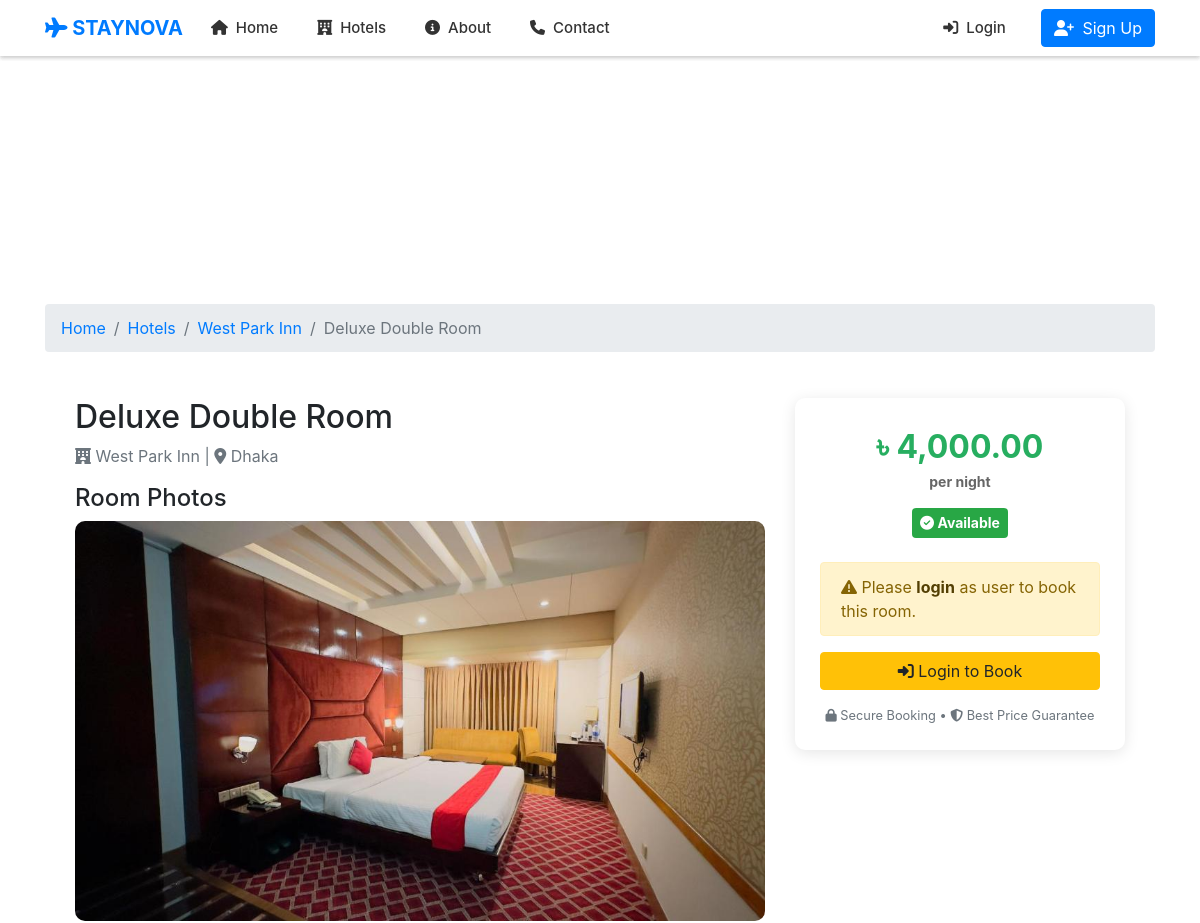
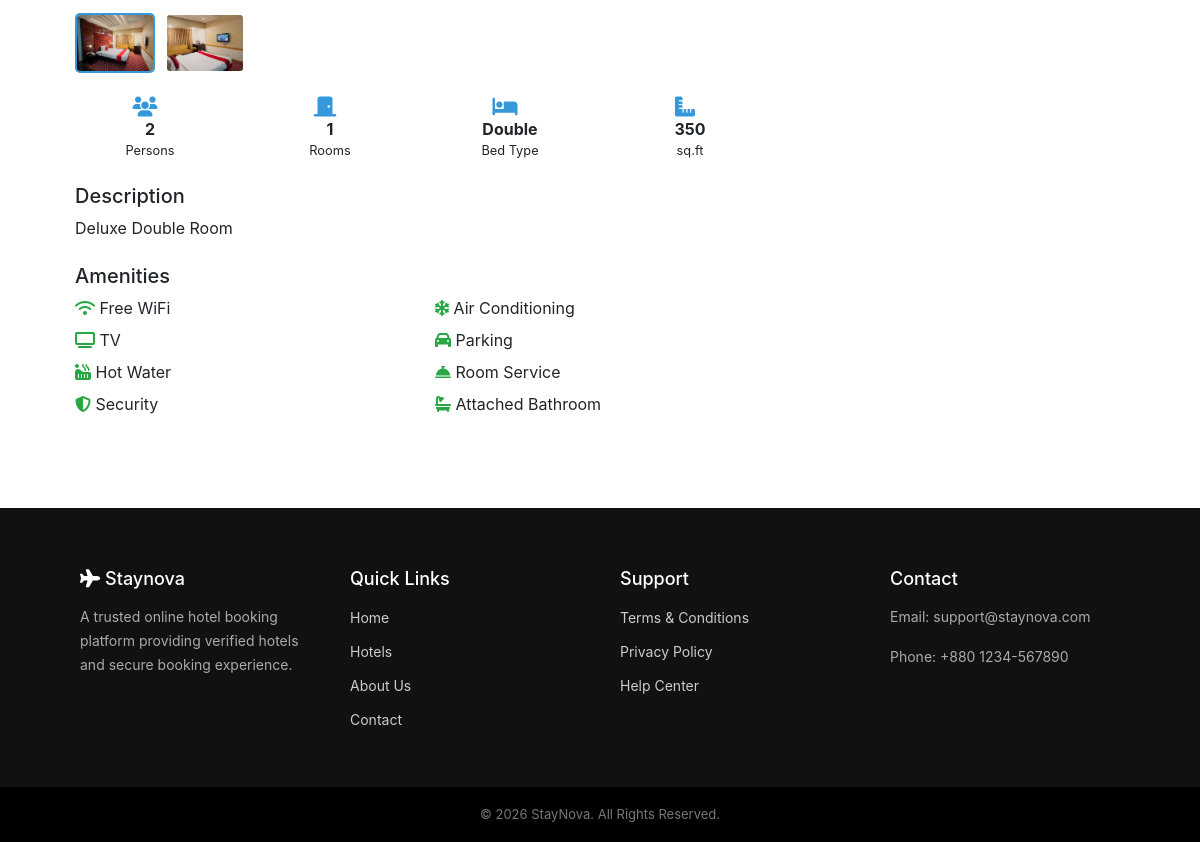
The app's page /hotel/room_details.php?room_id=9&hotel_id=21 with its own data (2 pictures, top to bottom).
### tables this page shows
CREATE TABLE `rooms` (
  `id` int(11) NOT NULL,
  `hotel_id` int(11) NOT NULL,
  `room_title` varchar(200) NOT NULL,
  `description` text DEFAULT NULL,
  `capacity` int(11) DEFAULT 2,
  `room_count` int(11) DEFAULT 1,
  `price_per_night` decimal(10,2) NOT NULL,
  `discount_price` decimal(10,2) DEFAULT NULL,
  `created_at` timestamp NOT NULL DEFAULT current_timestamp(),
  `is_active` tinyint(1) DEFAULT 1,
  `active` tinyint(1) DEFAULT 1,
  `image` varchar(255) DEFAULT NULL
);

CREATE TABLE `hotels` (
  `id` int(11) NOT NULL,
  `hotel_name` varchar(200) DEFAULT NULL,
  `title` varchar(200) DEFAULT NULL,
  `location` varchar(200) DEFAULT NULL,
  `price` int(11) DEFAULT NULL,
  `description` text DEFAULT NULL,
  `image` varchar(255) DEFAULT NULL,
  `status` enum('pending','approved','off','rejected') DEFAULT 'pending',
  `created_at` timestamp NOT NULL DEFAULT current_timestamp(),
  `owner_id` int(11) DEFAULT NULL,
  `rooms` int(11) DEFAULT 1,
  `capacity` int(11) DEFAULT 2,
  `booked_dates` text DEFAULT '[]',
  `capacity_per_room` int(11) DEFAULT 2,
  `total_rooms` int(11) DEFAULT 1
);

CREATE TABLE `room_images` (
  `id` int(11) NOT NULL,
  `room_id` int(11) NOT NULL,
  `image_url` varchar(255) NOT NULL,
  `is_primary` tinyint(1) DEFAULT 0,
  `created_at` timestamp NOT NULL DEFAULT current_timestamp()
);

CREATE TABLE `amenities` (
  `id` int(11) NOT NULL,
  `name` varchar(100) NOT NULL,
  `icon` varchar(50) DEFAULT NULL
);

### hotel/room_details.php (the view, shortened to what this page needs)
<?php
include "../header.php";
$room_id = intval($_GET['room_id']);
$room_sql = "SELECT r.*, h.hotel_name, h.location, h.description as hotel_desc,
             u.name as owner_name, u.phone as owner_phone
             FROM rooms r
             JOIN hotels h ON r.hotel_id = h.id
             JOIN users u ON h.owner_id = u.id
             WHERE r.id = $room_id AND r.active = 1";
$room_result = mysqli_query($conn, $room_sql);
$room = mysqli_fetch_assoc($room_result);
$amenities_sql = "
    SELECT a.name, a.icon
    FROM amenities a
    JOIN room_amenities ra ON a.id = ra.amenity_id
    WHERE ra.room_id = $room_id
";
$amenities_result = mysqli_query($conn, $amenities_sql);
$images_sql = "SELECT * FROM room_images WHERE room_id = '$room_id' ORDER BY is_primary DESC";
$images_result = mysqli_query($conn, $images_sql);
$images = [];
while ($img = mysqli_fetch_assoc($images_result)) {
    $images[] = $img;
}
?>
<!DOCTYPE html>
<html>
<head>
    <link rel="stylesheet" href="https://stackpath.bootstrapcdn.com/bootstrap/4.5.2/css/bootstrap.min.css">
    <link rel="stylesheet" href="https://cdnjs.cloudflare.com/ajax/libs/font-awesome/6.4.0/css/all.min.css">
    <link rel="stylesheet" href="../style.css">
    <?php include "../header.php"; ?>
</head>
<body>
    <?php include "../header.php"; ?>
    <div class="container room-container mt-4">
        <nav aria-label="breadcrumb">
            <ol class="breadcrumb">
                <li class="breadcrumb-item"><a href="../index.php">Home</a></li>
                <li class="breadcrumb-item"><a href="hotel_list.php">Hotels</a></li>
                <li class="breadcrumb-item"><a href="hotel_details.php?id=<?php echo $room['hotel_id']; ?>">
                        <?php echo $room['hotel_name']; ?>
                    </a></li>
                <li class="breadcrumb-item active"><?php echo $room['room_title']; ?></li>
            </ol>
        </nav>
        <div class="room-header">
            <div class="row">
                <div class="col-md-8">
                    <h2><?php echo $room['room_title']; ?></h2>
                    <p class="text-muted">
                        <i class="fas fa-hotel"></i> <?php echo $room['hotel_name']; ?> |
                        <i class="fas fa-map-marker-alt"></i> <?php echo $room['location']; ?>
                    </p>
                    <?php if (count($images) > 0): ?>
                        <div class="mb-4">
                            <h4>Room Photos</h4>
                            <div class="image-slider">
                                <img id="mainImage" src="../uploads/rooms/<?php echo $images[0]['image_url']; ?>"
                                    class="main-image" alt="Room Image" onerror="this.src='../assets/img/default.jpg'">
                                <?php if (count($images) > 1): ?>
                                    <div class="thumbnail-container">
                                        <?php foreach ($images as $index => $image): ?>
                                            <img src="../uploads/rooms/<?php echo $image['image_url']; ?>"
                                                class="thumbnail <?php echo $index == 0 ? 'active' : ''; ?>"
                                                alt="Thumbnail <?php echo $index + 1; ?>" onclick="changeImage(this.src)"
                                                onerror="this.src='../assets/img/default.jpg'">
                                        <?php endforeach; ?>
                                    </div>
                                <?php endif; ?>
                            </div>
                        </div>
                    <?php endif; ?>
                    <div class="row mb-4">
                        <div class="col-6 col-md-3">
                            <div class="text-center">
                                <div class="amenity-icon">
                                    <i class="fas fa-users"></i>
                                </div>
                                <div><strong><?php echo $room['capacity']; ?></strong></div>
                                <small>Persons</small>
                            </div>
                        </div>
                        <div class="col-6 col-md-3">
                            <div class="text-center">
                                <div class="amenity-icon">
                                    <i class="fas fa-door-closed"></i>
                                </div>
                                <div><strong><?php echo $room['room_count']; ?></strong></div>
                                <small>Rooms</small>
                            </div>
                        </div>
                        <div class="col-6 col-md-3">
                            <div class="text-center">
                                <div class="amenity-icon">
                                    <i class="fas fa-bed"></i>
                                </div>
                                <div><strong>Double</strong></div>
                                <small>Bed Type</small>
                            </div>
                        </div>
                        <div class="col-6 col-md-3">
                            <div class="text-center">
                                <div class="amenity-icon">
                                    <i class="fas fa-ruler-combined"></i>
                                </div>
                                <div><strong>350</strong></div>
                                <small>sq.ft</small>
                            </div>
                        </div>
                    </div>
                    <?php if (!empty($room['description'])): ?>
                        <div class="mb-4">
                            <h5>Description</h5>
                            <p><?php echo nl2br(htmlspecialchars($room['description'])); ?></p>
                        </div>
                    <?php endif; ?>
                    <?php if (mysqli_num_rows($amenities_result) > 0): ?>
                        <div class="mb-4">
                            <h5>Amenities</h5>
                            <div class="row">
                                <?php while ($am = mysqli_fetch_assoc($amenities_result)): ?>
                                    <div class="col-md-6 mb-2">
                                        <i class="fas <?php echo $am['icon']; ?> text-success"></i>
                                        <?php echo $am['name']; ?>
                                    </div>
                                <?php endwhile; ?>
                            </div>
                        </div>
                    <?php endif; ?>
                </div>
                <div class="col-md-4">
                    <div class="booking-card">
                        <div class="price-display text-center mb-3">
                            <?php if (
                                !empty($room['discount_price'])
                                && $room['discount_price'] > 0
                                && $room['discount_price'] < $room['price_per_night']
                            ): ?>
                                <div style="font-size:18px; color:#999; text-decoration: line-through;">
                                    ৳ <?php echo number_format($room['price_per_night'], 2); ?>
                                </div>
                                <div style="font-size:32px; font-weight:bold; color:#27ae60;">
                                    ৳ <?php echo number_format($room['discount_price'], 2); ?>
                                </div>
                            <?php else: ?>
                                <div style="font-size:32px; font-weight:bold; color:#27ae60;">
                                    ৳ <?php echo number_format($room['price_per_night'], 2); ?>
                                </div>
                            <?php endif; ?>
                            <div style="font-size:14px; color:#666;">per night</div>
                        </div>
                        <div class="text-center mb-4">
                            <div class="badge badge-success p-2" style="font-size: 14px;">
                                <i class="fas fa-check-circle"></i> Available
                            </div>
                        </div>
                        <?php if (isset($_SESSION['user_id']) && $_SESSION['role'] == 'user'): ?>
                            <form action="book_room.php" method="POST" id="bookingForm">
                                <input type="hidden" name="room_id" value="<?php echo $room_id; ?>">
                                <div class="form-group">
                                    <label>Check-in Date *</label>
                                    <input type="date" name="check_in" class="form-control"
                                        min="<?php echo date('Y-m-d'); ?>" required>
                                </div>
                                <div class="form-group">
                                    <label>Check-out Date *</label>
                                    <input type="date" name="check_out" class="form-control"
                                        min="<?php echo date('Y-m-d'); ?>" required>
                                </div>
                                <div class="form-group">
                                    <label>Number of Rooms</label>
                                    <select name="rooms_count" class="form-control">
                                        <?php for ($i = 1; $i <= min($room['room_count'], 5); $i++): ?>
                                            <option value="<?php echo $i; ?>"><?php echo $i; ?> Room(s)</option>
                                        <?php endfor; ?>
                                    </select>
                                </div>
                                <div class="form-group">
                                    <label>Guests</label>
                                    <select name="guests" class="form-control">
                                        <?php for ($i = 1; $i <= min($room['capacity'], 10); $i++): ?>
                                            <option value="<?php echo $i; ?>"><?php echo $i; ?> Person(s)</option>
                                        <?php endfor; ?>
                                    </select>
                                </div>
                                <button type="submit" class="btn btn-primary btn-block btn-lg">
                                    <i class="fas fa-calendar-check"></i> Book Now
                                </button>
                            </form>
                        <?php else: ?>
                            <div class="alert alert-warning">
                                <i class="fas fa-exclamation-triangle"></i>
                                Please <a href="../login.php" class="alert-link">login</a> as user to book this room.
                            </div>
                            <a href="../login.php" class="btn btn-warning btn-block">
                                <i class="fas fa-sign-in-alt"></i> Login to Book
                            </a>
                        <?php endif; ?>
                        <div class="mt-3 text-center">
                            <small class="text-muted">
                                <i class="fas fa-lock"></i> Secure Booking •
                                <i class="fas fa-shield-alt"></i> Best Price Guarantee
                            </small>
                        </div>
                    </div>
                </div>
            </div>
        </div>
    </div>
    <?php include "../footer.php"; ?>
</body>
</html>

### style.css (style rules this page uses)
body { padding-top: 70px; }

### hotel/room_details.php (style rules this page uses)
body { background: #f8f9fa; }
.room-container { max-width: 1000px; margin: auto; }
.room-header { background: white; padding: 30px; border-radius: 10px; margin-bottom: 30px; }
.image-slider { position: relative; }
.main-image { width: 100%; height: 400px; object-fit: cover; border-radius: 10px; }
.thumbnail-container { display: flex; gap: 10px; margin-top: 15px; }
.thumbnail { width: 80px; height: 60px; object-fit: cover; border-radius: 5px; cursor: pointer; border: 2px solid transparent; }
.thumbnail.active { border-color: #3498db; }
.booking-card { background: white; padding: 25px; border-radius: 10px; box-shadow: 0 3px 15px rgba(0, 0, 0, 0.1); }
.price-display { font-size: 32px; font-weight: bold; color: #27ae60; }
.amenity-icon { font-size: 20px; color: #3498db; margin-right: 10px; }

### records on screen
rooms: hotel.hotel_name "West Park Inn", room_title "Deluxe Double Room", hotel.location "Dhaka", capacity "2", room_count "1", description "Deluxe Double Room", price_per_night "4,000.00"
room_images: image_url (picture)
room_images: image_url (picture)
amenities: name "Free WiFi"
amenities: name "Air Conditioning"
amenities: name "TV"
amenities: name "Parking"
amenities: name "Hot Water"
amenities: name "Room Service"
amenities: name "Security"
amenities: name "Attached Bathroom"
